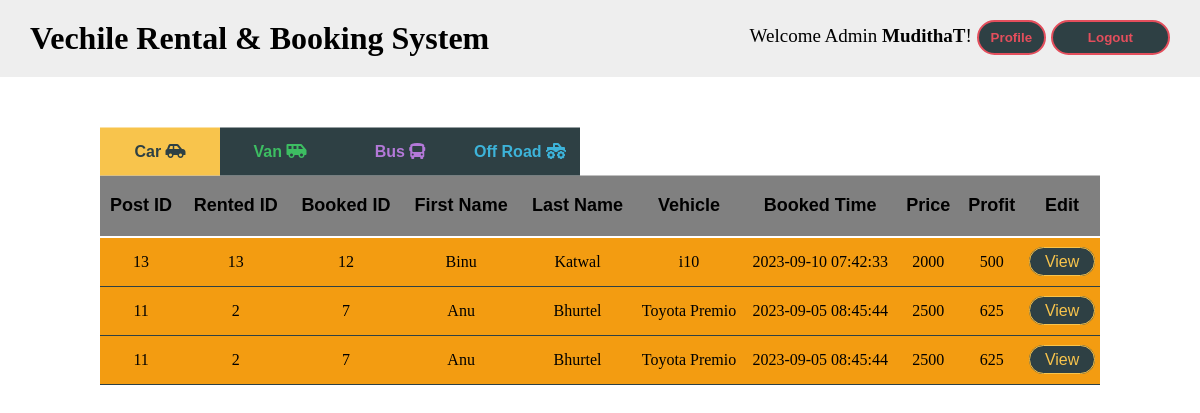
/vehiclelist-booked.php (signed in), run on the app's committed database.
### tables this page shows
CREATE TABLE `booked_vehicles` (
  `post_id` int(11) NOT NULL,
  `rented_post_id` int(11) NOT NULL,
  `rented_user_id` int(11) NOT NULL,
  `booked_user_id` int(11) NOT NULL,
  `booked_first_name` varchar(100) NOT NULL,
  `booked_last_name` varchar(100) NOT NULL,
  `brand_name` varchar(50) NOT NULL,
  `vehicle_name` varchar(100) NOT NULL,
  `price` int(11) NOT NULL,
  `profit` int(11) NOT NULL,
  `booked_time` datetime NOT NULL DEFAULT current_timestamp(),
  `picking_date` date NOT NULL DEFAULT current_timestamp(),
  `returning_date` date NOT NULL DEFAULT current_timestamp(),
  `status` varchar(15) NOT NULL,
  `seen` varchar(3) NOT NULL,
  `is_deleted_by_user` tinyint(1) NOT NULL
);

### functions.php (called while the page is built, shortened)
<?php
	function status($status){
		switch ($status) {
			case 'confirmed':
				$rowcol = "#f39c11";
				break;
			case 'returned':
				$rowcol = "#00bc8c";
				break;
			case 'deleted':
				$rowcol = "#e84c3d";
				break;
		}
		return $rowcol;
	}
?>

### vehiclelist-booked.php (the view, shortened to what this page needs)
<?php require_once('inc/Connection.php'); ?>
<?php require_once('inc/functions.php'); ?>
<?php
	$cars_list = '';
	$vans_list = '';
	$offroads_list = '';
	$query = "SELECT * FROM booked_vehicles WHERE is_deleted_by_user != 1 ORDER BY post_id DESC";
	$result = mysqli_query($Connection, $query);
	if($result){
		if(mysqli_num_rows($result) >0){
			while($data = mysqli_fetch_assoc($result)){
				$sql = "SELECT * FROM rented_vehicles WHERE post_id = '{$data['rented_post_id']}' ORDER BY post_id DESC";
				$res = mysqli_query($Connection, $sql);
				if($res){
					$dat = mysqli_fetch_assoc($res);
					switch ($dat['tab']) {
						case 'rented_cars':
							$q = "SELECT * FROM booked_vehicles WHERE is_deleted_by_user != 1 AND rented_post_id = '{$data['rented_post_id']}' ORDER BY post_id DESC";
							$cars = mysqli_query($Connection, $q);
							$car = mysqli_fetch_assoc($cars);
								$rowcolor = status($car['status']);
								$cars_list.="<tr>";
								$cars_list.="<td style=\"background-color: $rowcolor; border: none; border-bottom: 1px solid #2e4044; \">{$car['post_id']}</td>";
								$cars_list.="<td style=\"background-color: $rowcolor; border: none; border-bottom: 1px solid #2e4044; \">{$car['rented_user_id']}</td>";
								$cars_list.="<td style=\"background-color: $rowcolor; border: none; border-bottom: 1px solid #2e4044; \">{$car['booked_user_id']}</td>";
								$cars_list.="<td style=\"background-color: $rowcolor; border: none; border-bottom: 1px solid #2e4044; \">{$car['booked_first_name']}</td>";
								$cars_list.="<td style=\"background-color: $rowcolor; border: none; border-bottom: 1px solid #2e4044; \">{$car['booked_last_name']}</td>";
								$cars_list.="<td style=\"background-color: $rowcolor; border: none; border-bottom: 1px solid #2e4044; \">{$car['brand_name']}</td>";
								$cars_list.="<td style=\"background-color: $rowcolor; border: none; border-bottom: 1px solid #2e4044; \">{$car['vehicle_name']}</td>";
								$cars_list.="<td style=\"background-color: $rowcolor; border: none; border-bottom: 1px solid #2e4044; \">{$car['booked_time']}</td>";
								$cars_list.="<td style=\"background-color: $rowcolor; border: none; border-bottom: 1px solid #2e4044; \">{$car['price']}</td>";
								$cars_list.="<td style=\"background-color: $rowcolor; border: none; border-bottom: 1px solid #2e4044; \">{$car['profit']}</td>";
								$cars_list.="<td style=\"background-color: $rowcolor; border: none; border-bottom: 1px solid #2e4044; \"><a href=\"view-vehicle.php?id={$car['rented_post_id']}\" class=\"cars\">View</a></td>";
								$cars_list.="</tr>";
							break;
						case 'rented_vans':
							$q = "SELECT * FROM booked_vehicles WHERE is_deleted_by_user != 1 AND rented_post_id = '{$data['rented_post_id']}' ORDER BY post_id DESC";
							$vans = mysqli_query($Connection, $q);
							$van = mysqli_fetch_assoc($vans);
								$rowcolor = status($van['status']);
								$vans_list.="<tr>";
								$vans_list.="<td style=\"background-color: $rowcolor; border: none; border-bottom: 1px solid #2e4044; \">{$van['post_id']}</td>";
								$vans_list.="<td style=\"background-color: $rowcolor; border: none; border-bottom: 1px solid #2e4044; \">{$van['rented_user_id']}</td>";
								$vans_list.="<td style=\"background-color: $rowcolor; border: none; border-bottom: 1px solid #2e4044; \">{$van['booked_user_id']}</td>";
								$vans_list.="<td style=\"background-color: $rowcolor; border: none; border-bottom: 1px solid #2e4044; \">{$van['booked_first_name']}</td>";
								$vans_list.="<td style=\"background-color: $rowcolor; border: none; border-bottom: 1px solid #2e4044; \">{$van['booked_last_name']}</td>";
								$vans_list.="<td style=\"background-color: $rowcolor; border: none; border-bottom: 1px solid #2e4044; \">{$van['brand_name']}</td>";
								$vans_list.="<td style=\"background-color: $rowcolor; border: none; border-bottom: 1px solid #2e4044; \">{$van['vehicle_name']}</td>";
								$vans_list.="<td style=\"background-color: $rowcolor; border: none; border-bottom: 1px solid #2e4044; \">{$van['booked_time']}</td>";
								$vans_list.="<td style=\"background-color: $rowcolor; border: none; border-bottom: 1px solid #2e4044; \">{$van['price']}</td>";
								$vans_list.="<td style=\"background-color: $rowcolor; border: none; border-bottom: 1px solid #2e4044; \">{$van['profit']}</td>";
								$vans_list.="<td style=\"background-color: $rowcolor; border: none; border-bottom: 1px solid #2e4044; \"><a href=\"view-vehicle.php?id={$van['rented_post_id']}\" class=\"vans\">View</a></td>";
								$vans_list.="</tr>";
							break;
						case 'rented_off_roads':
							$q = "SELECT * FROM booked_vehicles WHERE is_deleted_by_user != 1 AND rented_post_id = '{$data['rented_post_id']}' ORDER BY post_id DESC";
							$offroads = mysqli_query($Connection, $q);
							$offroad = mysqli_fetch_assoc($offroads);
								$rowcolor = status($offroad['status']);
								$offroads_list.="<tr>";
								$offroads_list.="<td style=\"background-color: $rowcolor; border: none; border-bottom: 1px solid #2e4044; \">{$offroad['post_id']}</td>";
								$offroads_list.="<td style=\"background-color: $rowcolor; border: none; border-bottom: 1px solid #2e4044; \">{$offroad['rented_user_id']}</td>";
								$offroads_list.="<td style=\"background-color: $rowcolor; border: none; border-bottom: 1px solid #2e4044; \">{$offroad['booked_user_id']}</td>";
								$offroads_list.="<td style=\"background-color: $rowcolor; border: none; border-bottom: 1px solid #2e4044; \">{$offroad['booked_first_name']}</td>";
								$offroads_list.="<td style=\"background-color: $rowcolor; border: none; border-bottom: 1px solid #2e4044; \">{$offroad['booked_last_name']}</td>";
								$offroads_list.="<td style=\"background-color: $rowcolor; border: none; border-bottom: 1px solid #2e4044; \">{$offroad['brand_name']}</td>";
								$offroads_list.="<td style=\"background-color: $rowcolor; border: none; border-bottom: 1px solid #2e4044; \">{$offroad['vehicle_name']}</td>";
								$offroads_list.="<td style=\"background-color: $rowcolor; border: none; border-bottom: 1px solid #2e4044; \">{$offroad['booked_time']}</td>";
								$offroads_list.="<td style=\"background-color: $rowcolor; border: none; border-bottom: 1px solid #2e4044; \">{$offroad['price']}</td>";
								$offroads_list.="<td style=\"background-color: $rowcolor; border: none; border-bottom: 1px solid #2e4044; \">{$offroad['profit']}</td>";
								$offroads_list.="<td style=\"background-color: $rowcolor; border: none; border-bottom: 1px solid #2e4044; \"><a href=\"view-vehicle.php?id={$offroad['rented_post_id']}\" class=\"offroads\">View</a></td>";
								$offroads_list.="</tr>";
							break;
					}
				}else{
					echo "Rented database query failed";
					die();
				}
			}
		}else{
		}
	}else{
		echo "Booked database query failed";
		die();
	}
?>
<!DOCTYPE html>
<html>
<head>
	<link rel="stylesheet" type="text/css" href="css/adminhome.css">
	<link rel="stylesheet" href="https://cdnjs.cloudflare.com/ajax/libs/font-awesome/5.12.0-2/css/all.min.css" />
</head>
<body>
	<div class="Container">
		<?php require_once('inc/adminhdr.php'); ?>
		<div class="Category">
			<div class="Categorybut">
				<div style="display: inline-block;" class="cCar"><button class="car" onclick="carButtonStyle()">Car <i class="fas fa-car-side"></i></button></div>
				<div style="display: inline-block;" class="vVan"><button class="van" onclick="vanButtonStyle()">Van <i class="fas fa-shuttle-van"></i></button></div>
				<div style="display: inline-block;" class="oOffroad"><button class="offroad" onclick="offroadButtonStyle()">Off Road <i class="fas fa-truck-monster"></i></button></div>
				<div style="display: inline-block;" class="bBus"><button class="bus" onclick="busButtonStyle()">Bus <i class="fas fa-bus"></i></button></div>
			</div>
		</div>
		<div class="Vehicletable">
				<div class="Cartable">
					<table class="Car-list">
						<tr>
							<th>Post ID</th>
							<th>Rented ID</th>
							<th>Booked ID</th>
							<th>First Name</th>
							<th>Last Name</th>
							<th>Vehicle</th>
							<th>Booked Time</th>
							<th>Price</th>
							<th>Profit</th>
							<th>Edit</th>
						</tr>
						<?php echo $cars_list; ?>
					</table>
				</div>
	</div>
</body>
</html>

### adminhome.css (style rules this page uses)
* { margin: 0; padding: 0; }
a { text-decoration: none; }
.Category { position: sticky; top: 77.5px; background-color: #fff; }
.Category .Categorybut { width: 1000px; margin: 0 auto; padding-top: 50px; }
.Category .Categorybut button { background-color: #2e4044; padding: 15px 0px; width: 120px; font-weight: bold; font-size: 16px; border: none; }
.Category .Categorybut button.car { background-color: #f8c44c; color: #2e4044 }
.Category .Categorybut button.van { color: #3dbe62; }
.Category .Categorybut button.offroad { color: #3db3d9; }
.Category .Categorybut button.bus { color: #b479d9; }
.Category .Categorybut .cCar, .vVan, .bBus { float: left; }
.Vehicletable { width: 1000px; margin: 0 auto; }
.Vehicletable table { border-collapse: collapse; align-items: center; width: 100%; background-color: #fff; }
.Vehicletable table th { border-bottom: 2px solid #fff; padding: 20px 5px; background-color: #808080; text-align: center; font-size: 18px; font-family: sans-serif; }
.Vehicletable table td { padding: 15px 0; background-color: #eee; border-bottom: 2px solid #808080; text-align: center; }
.Vehicletable table td a { font-family: sans-serif; padding: 5px 15px; background-color: #2e4044; border-radius: 20px; }
.Vehicletable table td a.cars { color: #f8c44c; border: 1px solid #f8c44c; }

### adminhdr.php (style rules this page uses)
* { margin: 0; padding: 0; }
a { text-decoration: none; transition-duration: .30s; }
button { transition-duration: .40s; }

### data on the page
booked_vehicles: post_id "13", rented_user "13", booked_user "12", booked_first_name "Binu", booked_last_name "Katwal", vehicle_name "i10", booked_time "2023-09-10 07:42:33", price "2000", profit "500"
booked_vehicles: post_id "11 11", rented_user "2 2", booked_user "7 7", booked_first_name "Anu Anu", booked_last_name "Bhurtel Bhurtel", vehicle_name "Toyota Premio Toyota Premio", booked_time "2023-09-05 08:45:44 2023-09-05 08:45:44", price "2500 2500", profit "625 625"

### other printed values
$_SESSION['username'] "MudithaT"
